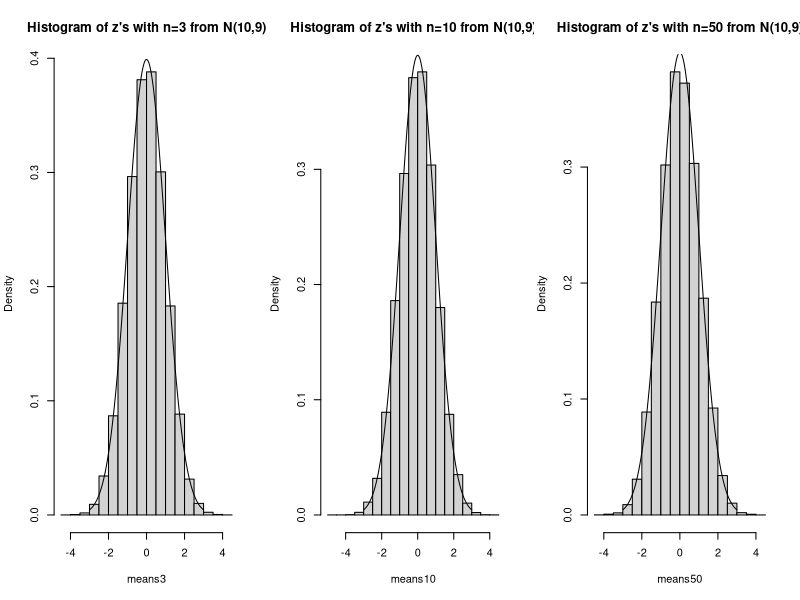
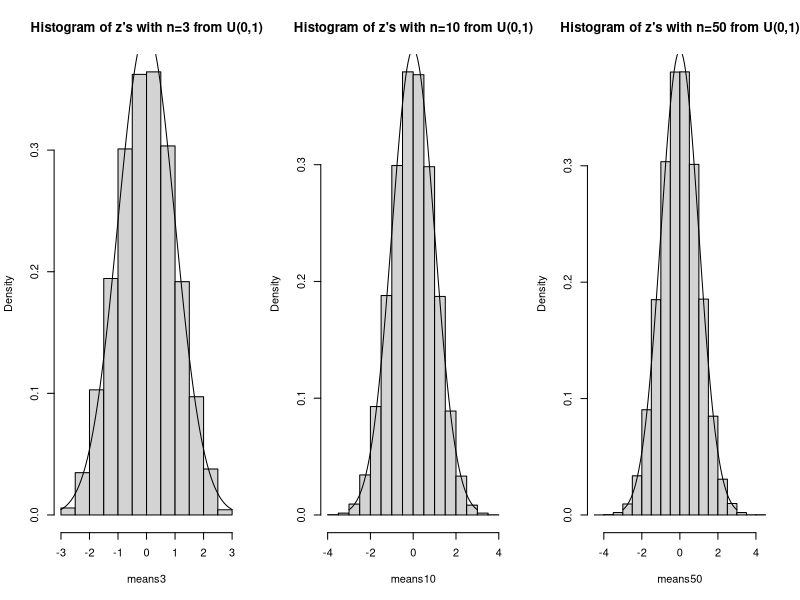
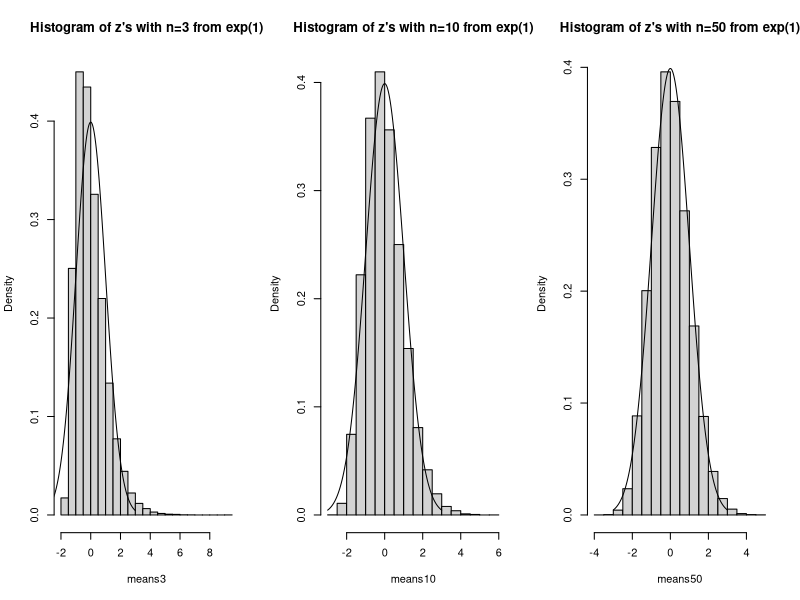

Here is the R script that generated these plots, in order:
################################################################################
##R script to display CLT
##Justin Post - 2017
################################################################################

#change plotting window
par(mfrow=c(1,3))

#Simulate 10000 samples of size 3,10,50 from N(mu,sigma) distribution
n<-c(3,10,50)
N<-50000
mu<-10
sigma<-3

#list to save data values in (not an efficient way to do this!)
data<-list()
for(i in 1:length(n)){
  data[[i]]<-matrix(0,nrow=N,ncol=n[i])
}

#Create the data
#loop over sample sizes
for (j in 1:length(n)){
  #loop over data sets
  for (i in 1:N){
    data[[j]][i,]<-rnorm(n=n[j],mean=mu,sd=sigma)
	}
}

#calculate the z statistic for each sample
means3<-apply(X=data[[1]],FUN=function(data){(mean(data)-mu)/(sigma/sqrt(n[1]))},MARGIN=1)
means10<-apply(X=data[[2]],FUN=function(data){(mean(data)-mu)/(sigma/sqrt(n[2]))},MARGIN=1)
means50<-apply(X=data[[3]],FUN=function(data){(mean(data)-mu)/(sigma/sqrt(n[3]))},MARGIN=1)

hist(means3,main=paste("Histogram of z's with n=",n[1]," from N(",mu,",",sigma^2,")",sep=""),prob=T)
lines(seq(from=-3,to=3,by=0.01),dnorm(seq(from=-3,to=3,by=0.01)))
hist(means10,main=paste("Histogram of z's with n=",n[2]," from N(",mu,",",sigma^2,")",sep=""),prob=T)
lines(seq(from=-3,to=3,by=0.01),dnorm(seq(from=-3,to=3,by=0.01)))
hist(means50,main=paste("Histogram of z's with n=",n[3]," from N(",mu,",",sigma^2,")",sep=""),prob=T)
lines(seq(from=-3,to=3,by=0.01),dnorm(seq(from=-3,to=3,by=0.01)))


#############################################################
##repeat but with uniform(0,1)
#Simulate 10000 samples of size 3,10,50 from U(0,1) distribution
n<-c(3,10,50)
N<-50000
mu<-1/2
sigma<-sqrt((1-0)^2/12)

#list to save data values in
data<-list()
for(i in 1:length(n)){
  data[[i]]<-matrix(0,nrow=N,ncol=n[i])
}

#Create the data
#loop over sample sizes
for (j in 1:length(n)){
  #loop over data sets
  for (i in 1:N){
    data[[j]][i,]<-runif(n=n[j])
  }
}

#calculate the z statistic for each sample
means3<-apply(X=data[[1]],FUN=function(data){(mean(data)-mu)/(sigma/sqrt(n[1]))},MARGIN=1)
means10<-apply(X=data[[2]],FUN=function(data){(mean(data)-mu)/(sigma/sqrt(n[2]))},MARGIN=1)
means50<-apply(X=data[[3]],FUN=function(data){(mean(data)-mu)/(sigma/sqrt(n[3]))},MARGIN=1)

hist(means3,main=paste("Histogram of z's with n=",n[1]," from U(0,1)",sep=""),prob=T)
lines(seq(from=-3,to=3,by=0.01),dnorm(seq(from=-3,to=3,by=0.01)))
hist(means10,main=paste("Histogram of z's with n=",n[2]," from U(0,1)",sep=""),prob=T)
lines(seq(from=-3,to=3,by=0.01),dnorm(seq(from=-3,to=3,by=0.01)))
hist(means50,main=paste("Histogram of z's with n=",n[3]," from U(0,1)",sep=""),prob=T)
lines(seq(from=-3,to=3,by=0.01),dnorm(seq(from=-3,to=3,by=0.01)))



#############################################################
##repeat but with exp(1)
#Simulate 10000 samples of size 3,10,50 from U(0,1) distribution
n<-c(3,10,50)
N<-50000
mu<-1
sigma<-1

#list to save data values in
data<-list()
for(i in 1:length(n)){
  data[[i]]<-matrix(0,nrow=N,ncol=n[i])
}

#Create the data
#loop over sample sizes
for (j in 1:length(n)){
  #loop over data sets
  for (i in 1:N){
    data[[j]][i,]<-rexp(n=n[j])
  }
}

#calculate the z statistic for each sample
means3<-apply(X=data[[1]],FUN=function(data){(mean(data)-mu)/(sigma/sqrt(n[1]))},MARGIN=1)
means10<-apply(X=data[[2]],FUN=function(data){(mean(data)-mu)/(sigma/sqrt(n[2]))},MARGIN=1)
means50<-apply(X=data[[3]],FUN=function(data){(mean(data)-mu)/(sigma/sqrt(n[3]))},MARGIN=1)

hist(means3,main=paste("Histogram of z's with n=",n[1]," from exp(1)",sep=""),prob=T)
lines(seq(from=-3,to=3,by=0.01),dnorm(seq(from=-3,to=3,by=0.01)))
hist(means10,main=paste("Histogram of z's with n=",n[2]," from exp(1)",sep=""),prob=T)
lines(seq(from=-3,to=3,by=0.01),dnorm(seq(from=-3,to=3,by=0.01)))
hist(means50,main=paste("Histogram of z's with n=",n[3]," from exp(1)",sep=""),prob=T)
lines(seq(from=-3,to=3,by=0.01),dnorm(seq(from=-3,to=3,by=0.01)))


